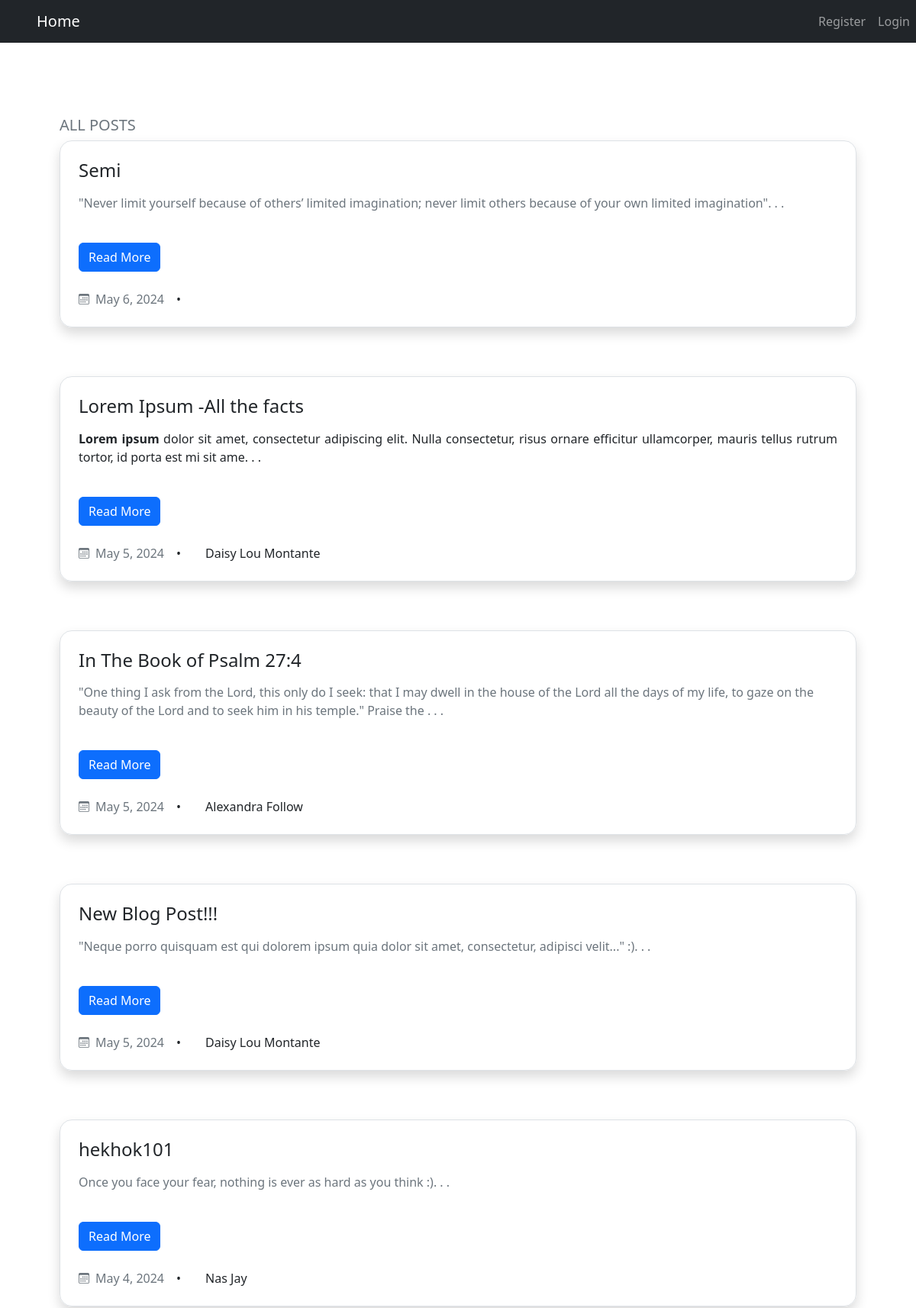
The page /all/ (upper part) on the database as committed earlier.
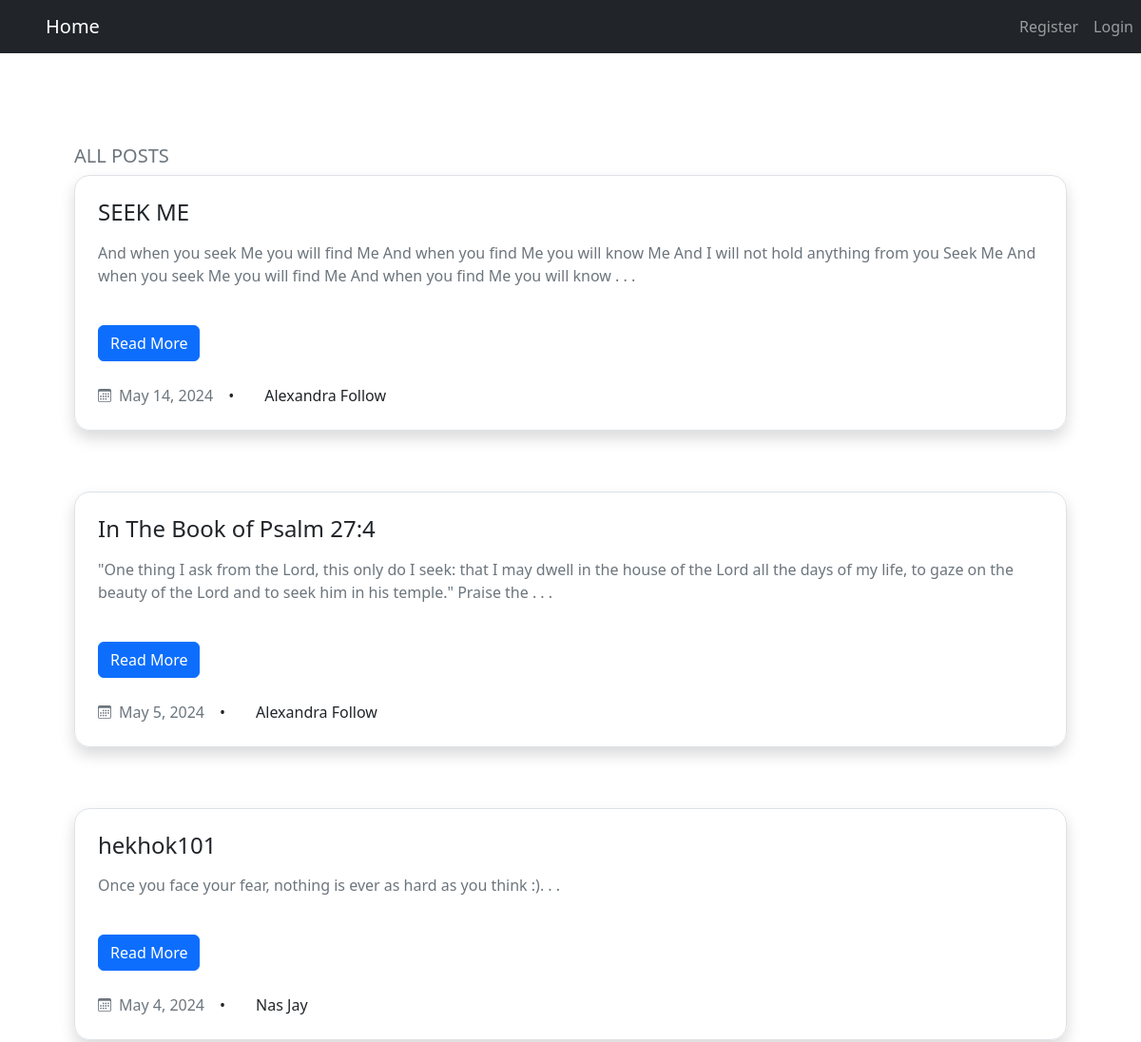
The same page on the database as committed later.
### blogpost/models.py (models this page shows, shortened)
class Post(models.Model):
    title = models.CharField(max_length=255)
    author = models.ForeignKey(User, on_delete=models.CASCADE)
    body = models.TextField()
    post_date = models.DateField(auto_now_add=True)
    likes = models.ManyToManyField(User, related_name='blogpost')

### blogpost/views.py (the view)
# urls.py: path('all/', Home.as_view(), name='all'),
class Home(ListView):
    model = Post
    template_name = 'home.html'
    ordering = ['-post_date']

### blogpost/templates/home.html (shortened to what this page needs)
{% extends "base.html" %}
{% block content %}
<section class="py-3 py-md-5 py-xl-8 " >
    <div class="container overflow-hidden p-5">
        <h1 class="fs-5 mb-2 text-secondary text-uppercase">All Posts</h1>
          <article>
             {% for post in object_list %}
            <div class="card border-0 mb-3 shadow d-flex rounded-4">
              <div class="card-body border bg-white p-4 rounded-4">
                <div class="entry-header mb-3">
                  <h2 class="card-title entry-title h4 mb-0">
                    <a class="link-dark text-decoration-none" href="{% url 'blogdetail' post.pk %}">{{post.title}}</a>
                  </h2>
                </div>
                <p class="card-text entry-summary text-secondary mb-3">
                    {{ post.body|slice:":200"|safe }}. . .
                </p>
                <a href="{% url 'blogdetail' post.pk %}" class="btn btn-primary mt-4 text-nowrap entry-more">Read More</a>
                <br><br>
                <ul class="entry-meta list-unstyled d-flex align-items-center m-0">
                  <li>
                    <a class="fs-7 link-secondary text-decoration-none d-flex align-items-center" href="#!">
                      <span class="ms-2 fs-7">{{ post.post_date }}</span>
                    </a>
                  </li>
                  <li>
                    <span class="px-3">&bull;</span>
                  </li>
                  <li>
                    <span class="px-3">{{ post.author.first_name }} {{ post.author.last_name }}</span>
                  </li>
                </ul>
              </div>
            </div>
              <br><br>
              {% endfor %}
          </article>
    </div>
</section>
{% endblock %}

### blogpost/templates/base.html (shortened to what this page needs)
{% load static %}
<!Doctype html>
<html lang="en">
  <head>
    <link rel="stylesheet" href="{% static 'css/bootstrap.min.css' %}">
    <link rel="stylesheet" href="{% static 'css/style.css' %}">
    <link href="https://cdn.jsdelivr.net/npm/bootstrap@5.3.3/dist/css/bootstrap.min.css" rel="stylesheet">
  </head>
  <body>
    {% include 'includes/nav.html' %}
    <div class='container-fluid'>
        {% block content %}
        {% endblock %}
    </div>
  </body>
</html>

### blogpost/templates/includes/nav.html (shortened to what this page needs)
{% load static %}
<nav class="navbar navbar-expand-lg navbar-dark bg-dark">
    <div class="container px-5">
        <a class="navbar-brand" href="{% url 'home' %}">Home</a>
    </div>
    <div class="collapse navbar-collapse d-flex justify-content-end  " id="navbarSupportedContent">
      <ul class="navbar-nav mr-auto">
        {% if user.is_authenticated %}
          <li class="nav-item">
            <a class="nav-link mx-0" href="{% url 'createpost' %}">Create Blog Post</a>
          </li>
          <form action="{% url 'logout' %}" method="post">
            {% csrf_token %}
            <button type="submit" class="nav-link btn btn-link">Logout</button>
          </form>
        {% else %}
          <li class="nav-item">
            <a class="nav-link" href="{% url 'register' %}">Register</a>
          </li>
          <li class="nav-item">
            <a class="nav-link" href="{% url 'login' %}">Login</a>
          </li>
        {% endif %}
      </ul>
    </div>
  </nav>

Rows that differ between the two databases and show on the page:
removed Post: title "Semi", body "\"Never limit yourself because of others’ limited imagination; never limit others because of your own limited imagination\"", post_date "May 6, 2024"
removed Post: title "Lorem Ipsum -All the facts", body "Lorem ipsum dolor sit amet, consectetur adipiscing elit. Nulla consectetur, risus ornare efficitur ullamcorper, mauris tellus rutrum tortor, id porta est mi sit ame", post_date "May 5, 2024", author.first_name "Daisy Lou", author.last_name "Montante"
removed Post: title "New Blog Post!!!", body "\"Neque porro quisquam est qui dolorem ipsum quia dolor sit amet, consectetur, adipisci velit...\" :)", post_date "May 5, 2024", author.first_name "Daisy Lou", author.last_name "Montante"
added Post: title "SEEK ME", body "And when you seek Me you will find Me And when you find Me you will know Me And I will not hold anything from you Seek Me And when you seek Me you will find Me And when you find Me you will know", post_date "May 14, 2024", author.first_name "Alexandra", author.last_name "Follow"
